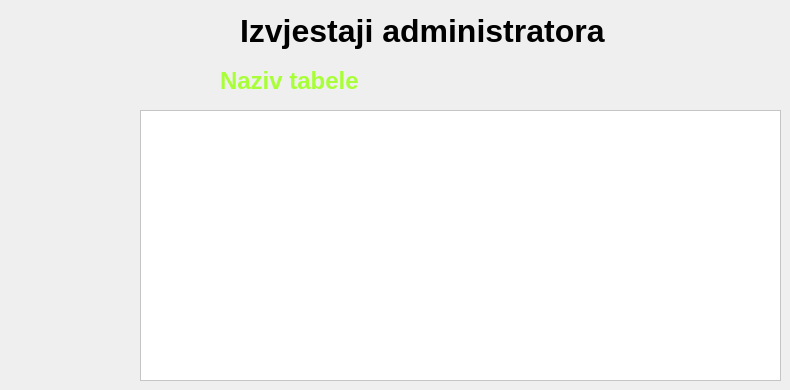
    <widget class="QWidget" name="tab_21">
     <attribute name="title">
      <string>Izvjestaji</string>
     </attribute>
     <widget class="QLabel" name="l61">
      <property name="geometry">
       <rect>
        <x>220</x>
        <y>50</y>
        <width>271</width>
        <height>61</height>
       </rect>
      </property>
      <property name="font">
       <font>
        <pointsize>18</pointsize>
        <weight>75</weight>
        <bold>true</bold>
       </font>
      </property>
      <property name="styleSheet">
       <string notr="true">color: rgb(168, 255, 55);</string>
      </property>
      <property name="text">
       <string>Naziv tabele</string>
      </property>
     </widget>
     <widget class="QLabel" name="label_195">
      <property name="geometry">
       <rect>
        <x>240</x>
        <y>10</y>
        <width>401</width>
        <height>41</height>
       </rect>
      </property>
      <property name="font">
       <font>
        <pointsize>24</pointsize>
        <weight>75</weight>
        <bold>true</bold>
       </font>
      </property>
      <property name="text">
       <string>Izvjestaji administratora</string>
      </property>
     </widget>
     <widget class="QTableWidget" name="tableReport">
      <property name="geometry">
       <rect>
        <x>140</x>
        <y>110</y>
        <width>641</width>
        <height>271</height>
       </rect>
      </property>
      <property name="styleSheet">
       <string notr="true">background-color: rgb(255, 255, 255);
font: 12pt &quot;MS Shell Dlg 2&quot;;</string>
      </property>
     </widget>
    </widget>
